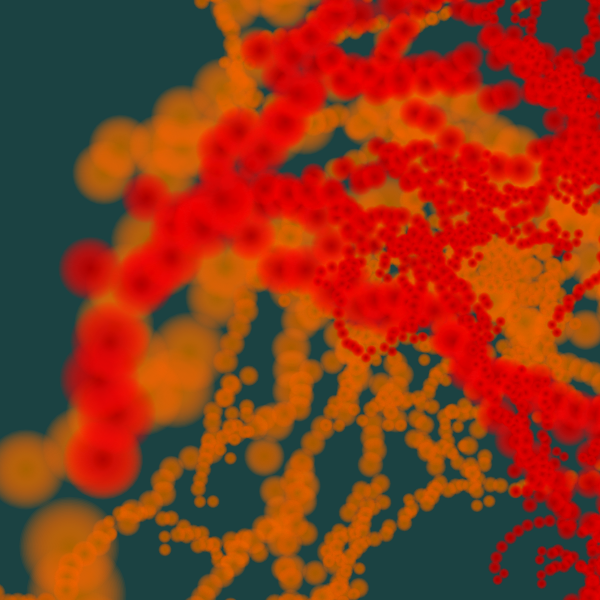
Frame 1 (no input)
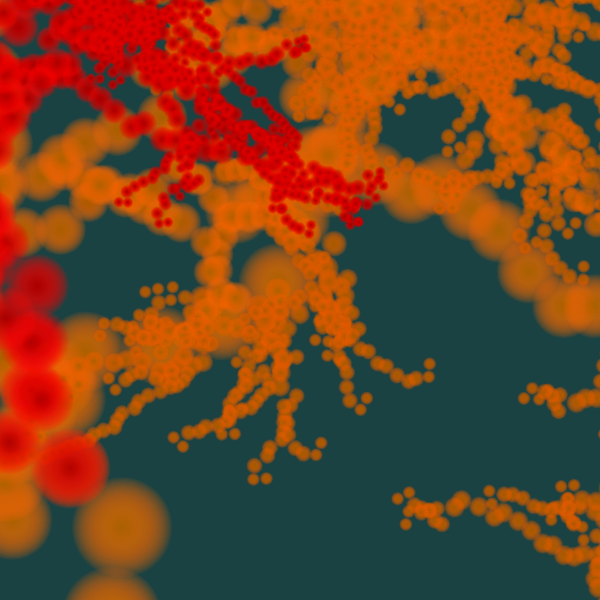
Frame 2 (the mouse pressed at the canvas centre, redrawn once)

The p5.js sketch that drew these frames (run headless with seeded random() and noise() and a simulated clock; the mouse was pressed at the canvas centre and the sketch redrawn once):

// p5.js sketch
// ── sketch.js
function setup(){ 
  createCanvas(600, 600); 
  noLoop(); 
} 

function draw(){ 
  background('#1B4242');    
  strokeWeight(2); 
  translate(0,height-10); 
  branch2(1); 
  branch1(1); 
} 

function branch1(depth){ 
  for (var i = 100; i > 0; i-=3) {
    noStroke();
    fill(150 + i, 0, 0, 20);
    ellipse(100, 100, i, i);
  }
  if (depth < 10) { 
    line(0,0,0,-height/10); 
    { 
      translate(0,-height/10);
      rotate(random(-0.3,0.3));  

      if (random(1.0) < 0.2){  
        rotate(0.6);
        scale(0.8); 
        
        push(); 
        branch1(depth + 1);
        pop(); 
        
        rotate(-0.6);
        
        push();
        branch1(depth + 1);   
        pop();      
     } 
      else {
        branch1(depth);
      } 
    } 
  }
}
  function branch2(depth){ 
    for (var i = 100; i > 0; i-=3) {
      noStroke();
      fill(150 + i, 100, 0, 20);
      ellipse(100, 100, i, i);
    }
  if (depth < 10) { 
    line(0,0,0,-height/10); 
    { 
      translate(0,-height/10);
      rotate(random(-0.3,0.3));  

      if (random(1.0) < 0.2){  
        rotate(0.7);
        scale(0.8); 
        
        push(); 
        branch2(depth + 1);
        pop(); 
        
        rotate(-0.7);
        
        push();
        branch2(depth + 1);   
        pop();      
     } 
      else {
        branch2(depth);
      } 
    } 
  }
}
